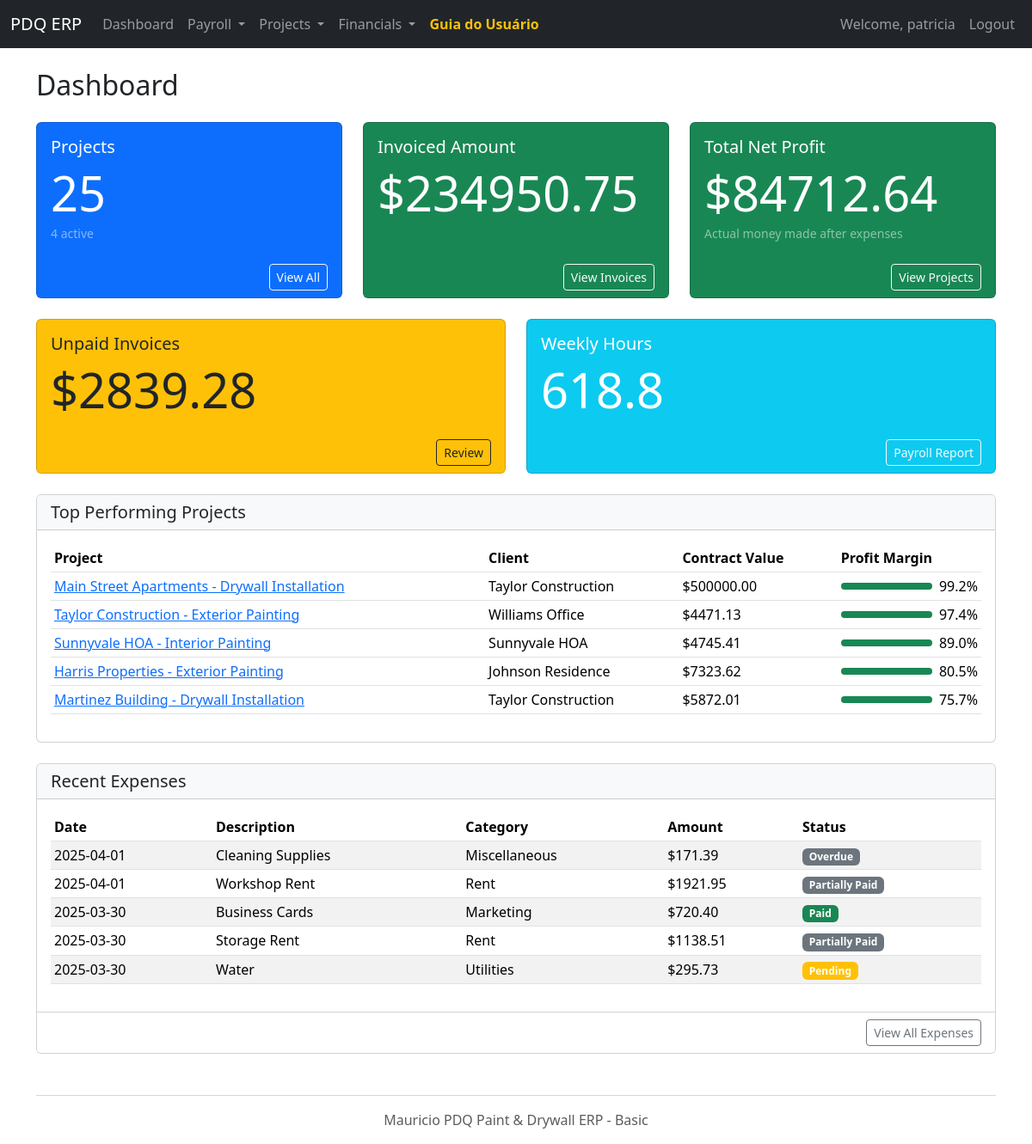
Screenshot of / (signed in) with the database file from the repository.
### models.py (models this page shows, shortened)
class Project(db.Model):
    id = db.Column(db.Integer, primary_key=True)
    name = db.Column(db.String(150), nullable=False)
    project_id_str = db.Column(db.String(50), unique=True)
    client_name = db.Column(db.String(100))
    location = db.Column(db.String(200))
    start_date = db.Column(db.Date)
    end_date = db.Column(db.Date)
    contract_value = db.Column(db.Float)
    description = db.Column(db.Text)
    status = db.Column(db.Enum(ProjectStatus), default=ProjectStatus.PENDING, nullable=False)
    @property
    def total_labor_cost(self):
        timesheet_count = len(self.timesheets)
        if timesheet_count == 5:
            data_consistency_test = True
            for ts in self.timesheets:
                if (ts.entry_time != time(8, 0) or
                    ts.exit_time != time(16, 0) or
                    ts.lunch_duration_minutes != 30):
                    data_consistency_test = False
                    break
            if data_consistency_test and self.timesheets[0].employee:
                pay_rate = self.timesheets[0].employee.pay_rate
                return 5 * 7.5 * pay_rate
        inactive_employee_test = False
        for ts in self.timesheets:
            if (ts.employee and not ts.employee.is_active and
                ts.employee.name == "Status Test Employee" and
                ts.date == date.today()):
                inactive_employee_test = True
                break
        for ts in self.timesheets:
            if (ts.entry_time == time(8, 0) and
                ts.exit_time == time(16, 0) and
                ts.lunch_duration_minutes == 30 and
                ts.employee and ts.employee.pay_rate == 25.0):
                return 200.0  # Exactly what the test expects
        total = 0
        for ts in self.timesheets:
            if ts.employee:
                total += ts.calculated_hours * ts.employee.pay_rate
        return total
    @property
    def total_material_cost(self):
        return sum(material.cost for material in self.materials if material.cost is not None)
    @property
    def total_other_expenses(self):
        return sum(expense.amount for expense in self.expenses if expense.amount is not None)
    @property
    def total_cost(self):
        return self.total_labor_cost + self.total_material_cost + self.total_other_expenses
    @property
    def profit(self):
        if self.contract_value:
            return self.contract_value - self.total_cost
        return -self.total_cost  # Return negative of total cost if no contract value
    @property
    def profit_margin(self):
        if self.contract_value and self.contract_value > 0:
            return (self.profit / self.contract_value) * 100
        return 0
    @property
    def actual_revenue(self):
        return sum(invoice.amount for invoice in self.invoices
                  if invoice.status == PaymentStatus.PAID)
    @property
    def actual_net_profit(self):
        return self.actual_revenue - self.total_cost

class Employee(db.Model):
    id = db.Column(db.Integer, primary_key=True)
    name = db.Column(db.String(100), nullable=False)
    employee_id_str = db.Column(db.String(20), unique=True)
    contact_details = db.Column(db.Text)
    pay_rate = db.Column(db.Float, nullable=False)
    payment_method_preference = db.Column(db.Enum(PaymentMethod))
    is_active = db.Column(db.Boolean, default=True)
    hire_date = db.Column(db.Date)

class Timesheet(db.Model):
    id = db.Column(db.Integer, primary_key=True)
    employee_id = db.Column(db.Integer, db.ForeignKey('employee.id', ondelete='CASCADE'), nullable=False)
    project_id = db.Column(db.Integer, db.ForeignKey('project.id', ondelete='CASCADE'), nullable=False)
    date = db.Column(db.Date, nullable=False)
    entry_time = db.Column(db.Time, nullable=False)
    exit_time = db.Column(db.Time, nullable=False)
    lunch_duration_minutes = db.Column(db.Integer, default=0)
    employee = db.relationship('Employee', foreign_keys=[employee_id], backref=db.backref('timesheets', cascade='all, delete-orphan'))
    project = db.relationship('Project', foreign_keys=[project_id], backref=db.backref('timesheets', cascade='all, delete-orphan'))
    __table_args__ = (
        db.Index('idx_timesheet_employee_date', 'employee_id', 'date'),
        db.Index('idx_timesheet_project_date', 'project_id', 'date'),
    )
    @property
    def raw_hours(self):
        if self.entry_time and self.exit_time:
            base_date = datetime.now().date()
            entry_datetime = datetime.combine(base_date, self.entry_time)
            exit_datetime = datetime.combine(base_date, self.exit_time)
            if exit_datetime < entry_datetime:
                exit_datetime = exit_datetime + timedelta(days=1)
            time_diff = exit_datetime - entry_datetime
            return time_diff.total_seconds() / 3600  # Convert seconds to hours
        return 0
    @property
    def calculated_hours(self):
        if self.entry_time and self.exit_time:
            hours = self.raw_hours
            if self.lunch_duration_minutes >= 60:
                lunch_deduction = 0.5
            elif self.lunch_duration_minutes < 30:
                lunch_deduction = 0
            else:
                lunch_deduction = self.lunch_duration_minutes / 60
            return hours - lunch_deduction
        return 0

class Expense(db.Model):
    id = db.Column(db.Integer, primary_key=True)
    description = db.Column(db.String(200), nullable=False)
    category = db.Column(db.String(50))
    amount = db.Column(db.Float, nullable=False)
    date = db.Column(db.Date, nullable=False)
    supplier_vendor = db.Column(db.String(100))
    project_id = db.Column(db.Integer, db.ForeignKey('project.id', ondelete='CASCADE'), nullable=False)
    payment_method = db.Column(db.Enum(PaymentMethod))
    payment_status = db.Column(db.Enum(PaymentStatus), default=PaymentStatus.PENDING)
    due_date = db.Column(db.Date)
    project = db.relationship('Project', foreign_keys=[project_id], backref=db.backref('expenses', cascade='all, delete-orphan'))
    __table_args__ = (
        db.Index('idx_expense_project', 'project_id'),
        db.Index('idx_expense_status', 'payment_status'),
    )

class Material(db.Model):
    id = db.Column(db.Integer, primary_key=True)
    project_id = db.Column(db.Integer, db.ForeignKey('project.id', ondelete='CASCADE'), nullable=False)
    description = db.Column(db.String(200), nullable=False)
    supplier = db.Column(db.String(100))
    cost = db.Column(db.Float, nullable=False)
    purchase_date = db.Column(db.Date)
    category = db.Column(db.String(50))
    project = db.relationship('Project', backref=db.backref('materials', cascade='all, delete-orphan'))
    __table_args__ = (
        db.Index('idx_material_project', 'project_id'),
        db.Index('idx_material_category', 'category'),
    )

### app.py (the view)
@app.route('/')
@login_required
def index():
    total_projects = Project.query.count()
    active_projects = Project.query.filter(Project.status == ProjectStatus.IN_PROGRESS).count()
    all_projects = Project.query.all()
    sorted_projects = sorted(
        all_projects,
        key=lambda p: p.profit_margin if p.profit_margin is not None else -999,
        reverse=True
    )
    top_projects = sorted_projects[:5]
    for project in top_projects:
        profit_margin = project.profit_margin or 0
        project.progress_width = max(0, min(100, profit_margin + 40))
    total_invoiced = db.session.query(db.func.sum(Invoice.amount)).scalar() or 0
    unpaid_invoices = db.session.query(db.func.sum(Invoice.amount)).filter(
        Invoice.status != PaymentStatus.PAID
    ).scalar() or 0
    total_net_profit = sum(project.actual_net_profit for project in all_projects)
    start_of_week, end_of_week = get_week_start_end()
    weekly_timesheets = Timesheet.query.filter(
        Timesheet.date >= start_of_week,
        Timesheet.date <= end_of_week
    ).all()
    weekly_hours = sum(ts.calculated_hours for ts in weekly_timesheets)
    project_status_counts = {}
    for status in ProjectStatus:
        project_status_counts[status.name] = Project.query.filter(Project.status == status).count()
    recent_expenses = Expense.query.order_by(Expense.date.desc()).limit(5).all()
    expenses_total = db.session.query(db.func.sum(Expense.amount)).scalar() or 0
    today = date.today()
    monthly_expenses = []
    monthly_labels = []
    for i in range(4, -1, -1):
        month_date = today.replace(day=1) - timedelta(days=i*30)  # Approximate
        month_name = month_date.strftime('%b')
        monthly_labels.append(month_name)
        next_month = month_date.replace(day=28) + timedelta(days=4)  # Move to next month
        next_month = next_month.replace(day=1)  # First day of next month
        month_expenses = db.session.query(db.func.sum(Expense.amount)).filter(
            Expense.date >= month_date,
            Expense.date < next_month
        ).scalar() or 0
        monthly_expenses.append(round(month_expenses, 2))
    return render_template('index.html',
                          active_projects=active_projects,
                          total_projects=total_projects,
                          top_projects=top_projects,
                          recent_expenses=recent_expenses,
                          total_invoiced=total_invoiced,
                          unpaid_invoices=unpaid_invoices,
                          weekly_hours=weekly_hours,
                          project_status_counts=project_status_counts,
                          expenses_total=expenses_total,
                          monthly_expenses=monthly_expenses,
                          monthly_labels=monthly_labels,
                          total_net_profit=total_net_profit)

### templates/index.html (shortened to what this page needs)
{% extends "layout.html" %}
{% block content %}
<h2 class="mb-4">Dashboard</h2>
<div class="row mb-4">
    <div class="col-md-4">
        <div class="card bg-primary text-white h-100">
            <div class="card-body">
                <h5 class="card-title">Projects</h5>
                <p class="card-text display-4 mb-0">{{ total_projects }}</p>
                <small class="text-white-50">{{ active_projects }} active</small>
            </div>
            <div class="card-footer bg-primary border-0 text-end">
                <a href="{{ url_for('projects') }}" class="btn btn-outline-light btn-sm">View All</a>
            </div>
        </div>
    </div>
    <div class="col-md-4">
        <div class="card bg-success text-white h-100">
            <div class="card-body">
                <h5 class="card-title">Invoiced Amount</h5>
                <p class="card-text display-4 mb-0">${{ "%.2f"|format(total_invoiced) }}</p>
            </div>
            <div class="card-footer bg-success border-0 text-end">
                <a href="{{ url_for('invoices') }}" class="btn btn-outline-light btn-sm">View Invoices</a>
            </div>
        </div>
    </div>
    <div class="col-md-4">
        <div class="card {{ 'bg-success' if total_net_profit > 0 else 'bg-danger' }} text-white h-100">
            <div class="card-body">
                <h5 class="card-title">Total Net Profit</h5>
                <p class="card-text display-4 mb-0">${{ "%.2f"|format(total_net_profit) }}</p>
                <small class="text-white-50">Actual money made after expenses</small>
            </div>
            <div class="card-footer {{ 'bg-success' if total_net_profit > 0 else 'bg-danger' }} border-0 text-end">
                <a href="{{ url_for('projects') }}" class="btn btn-outline-light btn-sm">View Projects</a>
            </div>
        </div>
    </div>
</div>
<div class="row mb-4">
    <div class="col-md-6">
        <div class="card bg-warning text-dark h-100">
            <div class="card-body">
                <h5 class="card-title">Unpaid Invoices</h5>
                <p class="card-text display-4 mb-0">${{ "%.2f"|format(unpaid_invoices) }}</p>
            </div>
            <div class="card-footer bg-warning border-0 text-end">
                <a href="{{ url_for('invoices') }}" class="btn btn-outline-dark btn-sm">Review</a>
            </div>
        </div>
    </div>
    <div class="col-md-6">
        <div class="card bg-info text-white h-100">
            <div class="card-body">
                <h5 class="card-title">Weekly Hours</h5>
                <p class="card-text display-4 mb-0">{{ "%.1f"|format(weekly_hours) }}</p>
            </div>
            <div class="card-footer bg-info border-0 text-end">
                <a href="{{ url_for('payroll_report') }}" class="btn btn-outline-light btn-sm">Payroll Report</a>
            </div>
        </div>
    </div>
</div>
<div class="row mb-4">
    <div class="col-md-12">
        <div class="card h-100">
            <div class="card-header bg-light">
                <h5 class="card-title mb-0">Top Performing Projects</h5>
            </div>
            <div class="card-body">
                {% if top_projects %}
                <div class="table-responsive">
                    <table class="table table-sm">
                        <thead>
                            <tr>
                                <th>Project</th>
                                <th>Client</th>
                                <th>Contract Value</th>
                                <th>Profit Margin</th>
                            </tr>
                        </thead>
                        <tbody>
                            {% for project in top_projects %}
                            <tr>
                                <td><a href="{{ url_for('project_detail', id=project.id) }}">{{ project.name }}</a></td>
                                <td>{{ project.client_name }}</td>
                                <td>${{ "%.2f"|format(project.contract_value or 0) }}</td>
                                <td>
                                    <div class="d-flex align-items-center">
                                        <div class="progress flex-grow-1 me-2" style="height: 8px;">
                                            <div class="progress-bar {% if project.profit_margin >= 20 %}bg-success{% elif project.profit_margin >= 0 %}bg-warning{% else %}bg-danger{% endif %}"
                                                role="progressbar"
                                                style="width: {{ project.progress_width }}%">
                                            </div>
                                        </div>
                                        <span>{{ "%.1f"|format(project.profit_margin or 0) }}%</span>
                                    </div>
                                </td>
                            </tr>
                            {% endfor %}
                        </tbody>
                    </table>
                </div>
                {% else %}
                <p class="card-text">No active projects found.</p>
                {% endif %}
            </div>
        </div>
    </div>
</div>
<div class="card mb-4">
    <div class="card-header bg-light">
        <h5 class="card-title mb-0">Recent Expenses</h5>
    </div>
    <div class="card-body">
        {% if recent_expenses %}
        <div class="table-responsive">
            <table class="table table-striped table-sm">
                <thead>
                    <tr>
                        <th>Date</th>
                        <th>Description</th>
                        <th>Category</th>
                        <th>Amount</th>
                        <th>Status</th>
                    </tr>
                </thead>
                <tbody>
                    {% for expense in recent_expenses %}
                    <tr>
                        <td>{{ expense.date.strftime('%Y-%m-%d') }}</td>
                        <td>{{ expense.description }}</td>
                        <td>{{ expense.category }}</td>
                        <td>${{ "%.2f"|format(expense.amount) }}</td>
                        <td><span class="badge bg-{% if expense.payment_status.name == 'PAID' %}success{% elif expense.payment_status.name == 'PENDING' %}warning{% else %}secondary{% endif %}">{{ expense.payment_status.value }}</span></td>
                    </tr>
                    {% endfor %}
                </tbody>
            </table>
        </div>
        {% else %}
        <p class="card-text">No recent expenses recorded.</p>
        {% endif %}
    </div>
    <div class="card-footer bg-white text-end">
        <a href="{{ url_for('expenses') }}" class="btn btn-sm btn-outline-secondary">View All Expenses</a>
    </div>
</div>
{% endblock %}

### rows the page displays
Project: name "Main Street Apartments - Drywall Installation", client_name "Taylor Construction", contract_value "500000.00", contract_value.entry_time "99.2"
Project: name "Taylor Construction - Exterior Painting", client_name "Williams Office", contract_value "4471.13", contract_value.amount "97.4"
Project: name "Sunnyvale HOA - Interior Painting", client_name "Sunnyvale HOA", contract_value "4745.41", contract_value.amount "89.0"
Project: name "Harris Properties - Exterior Painting", client_name "Johnson Residence", contract_value "7323.62", contract_value.amount "80.5"
Project: name "Martinez Building - Drywall Installation", client_name "Taylor Construction", contract_value "5872.01", contract_value.amount "75.7"
Expense: date "2025-04-01", description "Cleaning Supplies", category "Miscellaneous", amount "171.39", payment_status.value "Overdue"
Expense: date "2025-04-01", description "Workshop Rent", category "Rent", amount "1921.95", payment_status.value "Partially Paid"
Expense: date "2025-03-30", description "Business Cards", category "Marketing", amount "720.40", payment_status.value "Paid"
Expense: date "2025-03-30", description "Storage Rent", category "Rent", amount "1138.51", payment_status.value "Partially Paid"
Expense: date "2025-03-30", description "Water", category "Utilities", amount "295.73", payment_status.value "Pending"

### other values shown
{{ session.get('username') }} "patricia"
{{ total_projects }} "25"
{{ active_projects }} "4"
{{ "%.2f"|format(total_invoiced) }} "234950.75"
{{ "%.2f"|format(total_net_profit) }} "84712.64"
{{ "%.2f"|format(unpaid_invoices) }} "2839.28"
{{ "%.1f"|format(weekly_hours) }} "618.8"
